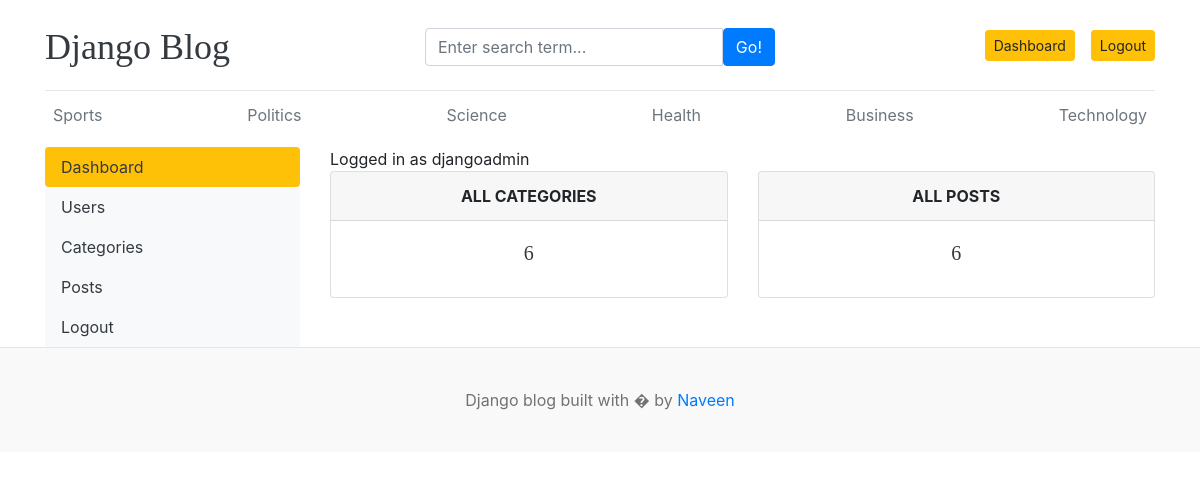
/dashboard/ (signed in), run on an earlier commit of the app's database.
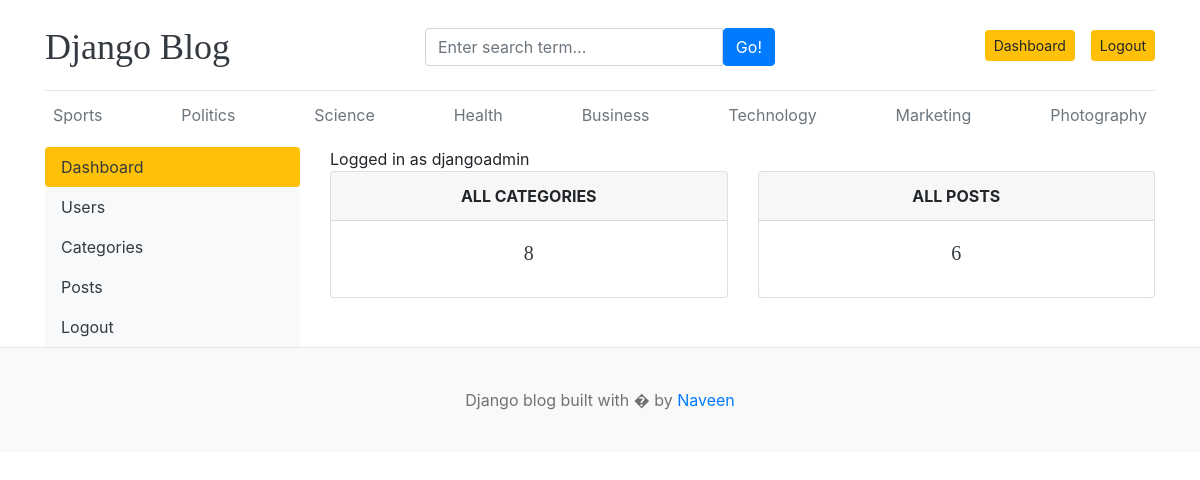
And on a later commit of the database.
### blog_mod/models.py (models this page shows, shortened)
class Category(models.Model):
    category_name = models.CharField(max_length=50, unique=True)
    created_at = models.DateTimeField(auto_now_add=True)
    updated_at = models.DateTimeField(auto_now=True)
    class Meta:
        verbose_name_plural = "categories"

### dashboard/views.py (the view)
# urls.py: path("dashboard/", include("dashboard.urls")),
@login_required(login_url="login")
def dashboard(request):
    category_count = Category.objects.all().count()
    blogs_count = Blog.objects.all().count()
    context = {"category_count": category_count, "blogs_count": blogs_count}
    return render(request, "dashboard/dashboard.html", context)

### blog_mod/context_processors.py (called while the page is built)
def get_category(request):
    categories = Category.objects.all()
    return dict(categories=categories)

def get_socialLinks(request):
    social_links = SocialLinks.objects.all()
    return dict(social_links=social_links)

### templates/dashboard/dashboard.html
{% extends 'base.html' %}
{% block content %}
  <div class="row">
    {% include 'dashboard/sidebar.html' %}
    <div class="col-md-9">
      <span>Logged in as {{ user }}</span>
      <div class="row">
        <div class="col">
          <div class="card border-default mb-3">
            <div class="card-header text-center text-uppercase font-weight-bold">All Categories</div>
            <div class="card-body text-dark">
              <h5 class="card-title text-center">{{ category_count }}</h5>
            </div>
          </div>
        </div>
        <div class="col">
          <div class="card border-default mb-3">
            <div class="card-header text-center text-uppercase font-weight-bold">All Posts</div>
            <div class="card-body text-dark">
              <h5 class="card-title text-center">{{ blogs_count }}</h5>
            </div>
          </div>
        </div>
      </div>
    </div>
  </div>
{% endblock %}

### templates/base.html (shortened to what this page needs)
{% load static %}
<!DOCTYPE html>
<html lang="en">
  <head>
    <link href="https://getbootstrap.com/docs/4.0/dist/css/bootstrap.min.css" rel="stylesheet" />
    <link rel="stylesheet" href="https://cdnjs.cloudflare.com/ajax/libs/font-awesome/4.7.0/css/font-awesome.min.css">
    <link href="{% static 'css/blog.css' %}" rel="stylesheet" />
  </head>
  <body>
    <div class="container">
      <header class="blog-header py-3">
        <div class="row flex-nowrap justify-content-between align-items-center">
          <div class="col-4 pt-1">
            <a class="blog-header-logo text-dark" href="/">Django Blog</a>
          </div>
          <div class="col-4 pt-1">
            <form action="{% url 'search' %}" method="GET">
              <div class="input-group">
                <input class="form-control" type="text" name="keyword" placeholder="Enter search term..." aria-label="Enter search term..." aria-describedby="button-search" />
                <button type="submit" class="btn btn-primary" id="button-search" type="button">Go!</button>
              </div>
            </form>
          </div>
          <div class="col-4 d-flex justify-content-end align-items-center">
            {% if not user.is_authenticated %}
              <a class="btn btn-sm btn-warning" href="{% url 'login' %}">Login</a> &nbsp;
              <a class="btn btn-sm btn-outline-secondary" href="{% url 'register' %}">Register</a>
            {% else %}
              <span><a class="btn btn-sm btn-warning" href="{% url 'dashboard' %}">Dashboard</a></span>
              <span><a class="btn btn-sm btn-warning" href="{% url 'logout' %}">Logout</a></span>
            {% endif %}
          </div>
        </div>
      </header>
      <div class="nav-scroller py-1 mb-2">
        <nav class="nav d-flex justify-content-between">
          {% for cat in categories %}
            <a class="p-2 text-muted" href="{% url 'posts_by_category' cat.id %}">{{ cat.category_name }}</a>
          {% endfor %}
        </nav>
      </div>
      {% block content %}
      {% endblock %}
    </div>
    <footer class="blog-footer">
      <p>
        Django blog built with � by <a href="#">Naveen</a>
      </p>
    </footer>
  </body>
</html>

What changed in the data, as far as the page shows it:
added Category: category_name "Marketing"
added Category: category_name "Photography"
Also different on the page:
{{ category_count }}: "6" → "8"
